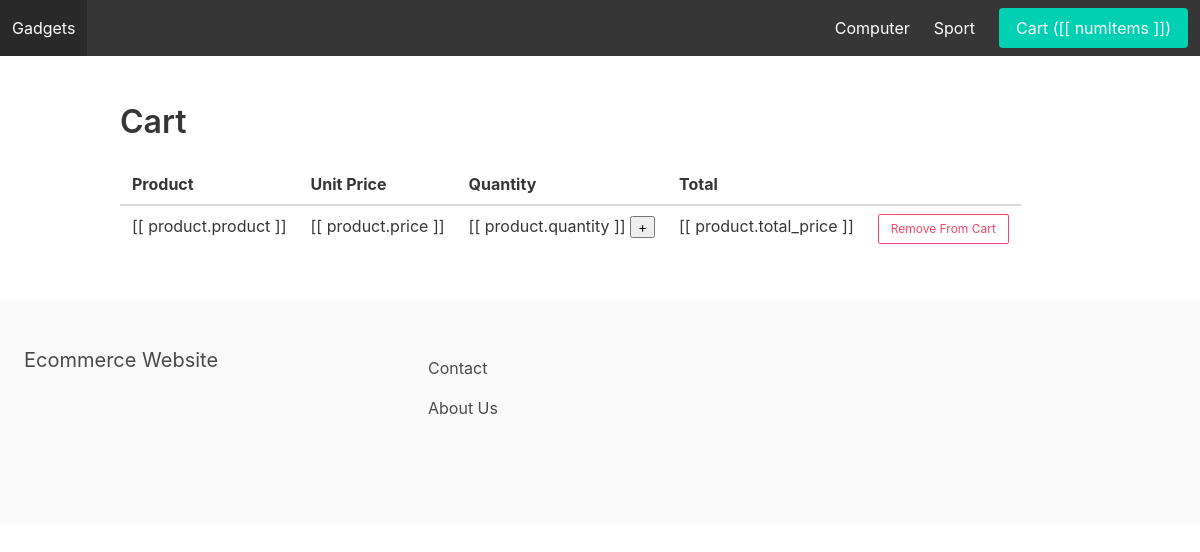
/cart/, run on an earlier commit of the app's database.
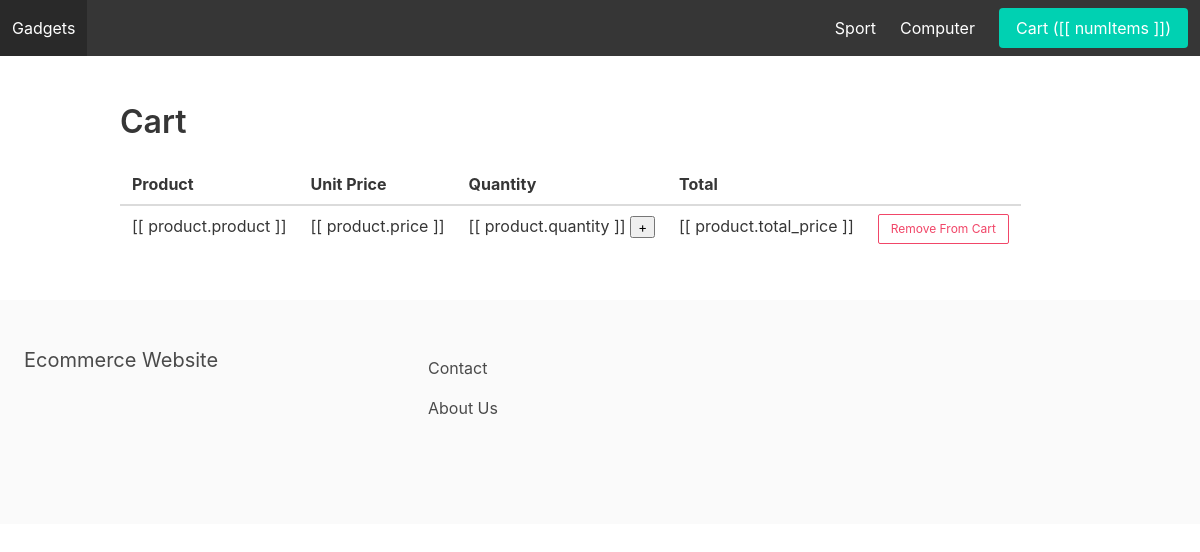
And on a later commit of the database.
### store/models.py (models this page shows, shortened)
class Category(models.Model):
    title = models.CharField(max_length=255)
    slug = models.SlugField(max_length=255)
    ordering = models.IntegerField(default=0)
    class Meta:
        db_table = 'categories'
        verbose_name_plural = 'Categories' # Specifies how the plural name of the model will spell
        ordering = ('ordering',)
    objects = models.Manager()

### cart/views.py (the view, shortened to what this page needs)
# urls.py: path('', cart_detail, name='cart'),
def cart_detail(request):
    cart = Cart(request.session)
    items = list()
    context = {'cart': cart, 'productstring': json.dumps(items)}
    return render(request, 'cart.html', context=context)

### cart/cart.py (called while the page is built)
    def __iter__(self):
        for item in self._products_dict.values():
            item.total_price = item.price * item.quantity
            yield item

    @property
    def total_length(self):
        return sum(int(item.quantity) for item in self._products_dict.values())

### store/context_processors.py (called while the page is built)
def menu_categories(request):
    categories = Category.objects.all();
    cart = Cart(request.session)
    return {
        "menu_categories": categories,
        "cart": cart
    }

### cart/templates/cart.html (shortened to what this page needs)
{% extends "base.html" %}
{% block content %}
  <div id="cartapp" class="container">
    <h1 class="title">Cart</h1>
    {% if cart %}
      <div class="table">
        <table class="table">
          <thead>
            <th>Product</th>
            <th>Unit Price</th>
            <th>Quantity</th>
            <th>Total</th>
            <th></th>
          </thead>
          <tbody>
            <tr v-for="product in products">
              <td>[[ product.product ]]</td>
              <td>[[ product.price ]]</td>
              <td>[[ product.quantity ]]
                <button @click="incrementQuantity(product.id, product.quantity)">+</button>
              </td>
              <td>[[ product.total_price ]]</td>
              <td>
                <button @click='removeFromCart(product.id)' class="button is-danger is-small is-outlined">Remove From Cart</button>
              </td>
            </tr>
          </tbody>
        </table>
      </div>
    {% else %}
      <p>Cart is empty!!!</p>
    {% endif %}
  </div>
{% endblock content %}

### core/templates/base.html (shortened to what this page needs)
<!DOCTYPE html>
<html>
    <head>
        <link rel="stylesheet" href="https://cdn.jsdelivr.net/npm/bulma@0.9.0/css/bulma.min.css">
    </head>
    <body>
        <nav class="navbar is-dark">
            <div class="navbar-brand">
                <a class="navbar-item" href="{% url 'frontpage' %}">Gadgets</a>
            </div>
            <div id="main-navbar" class="navbar-menu">
                <div class="navbar-end">
                    {% for category in menu_categories %}
                        <a href="{% url 'category_detail' category.slug %}" class="navbar-item">{{ category.title }}</a>
                    {% endfor %}
                    <div class="navbar-item">
                        <a href="{% url 'cart' %}" class="button is-primary"
                          id="cartmenu">Cart ([[ numItems ]])</a>
                    </div>
                </div>
            </div>
        </nav>
        <section class="section">
            {% block content %}
            {% endblock %}
        </section>
        <footer class="footer">
            <div class="columns">
                <div class="column is-4">
                    <h2 class="subtitle">Ecommerce Website</h2>
                </div>
                <div class="column is-8">
                    <a href="{% url 'contact' %}" class="navbar-item">Contact</a>
                    <a href="{% url 'about' %}" class="navbar-item">About Us</a>
                </div>
            </div>
        </footer>
    </body>
</html>

What changed in the data, as far as the page shows it:
changed Category "Sport": moves up the list
